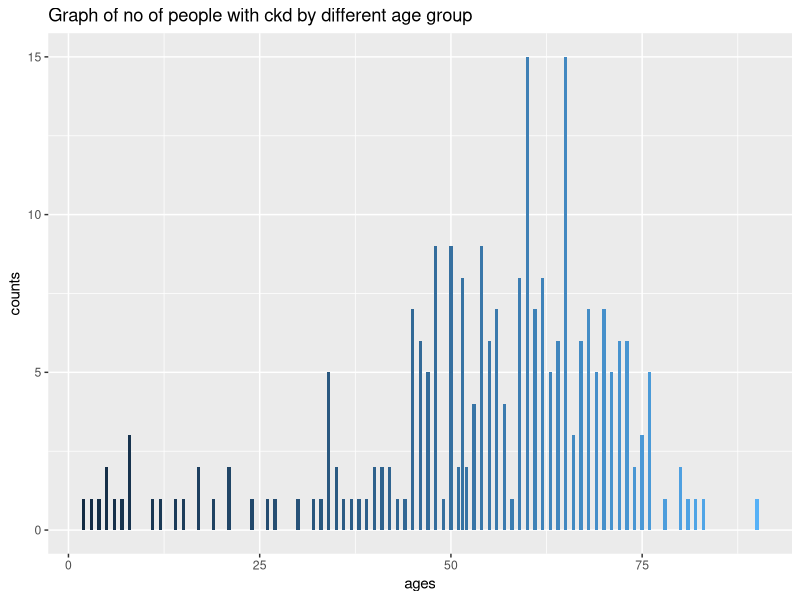
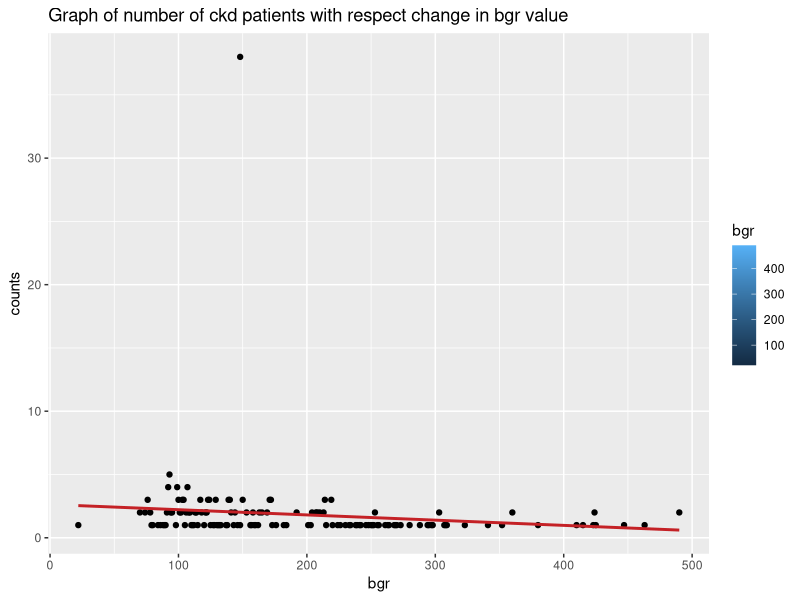
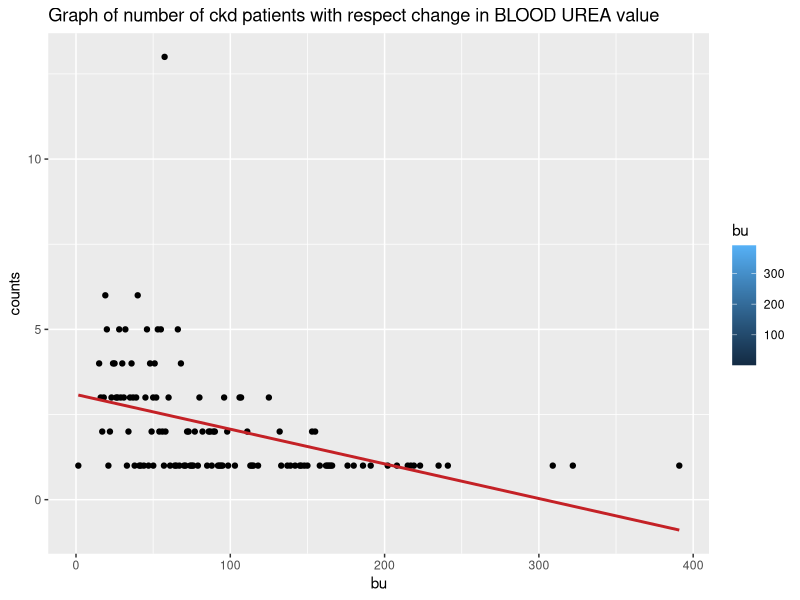

Source code (R) for these figures, in order: (Note: this script raises an error after producing the figures.)
library(magrittr) # needs to be run every time you start R and want to use %>%
library(dplyr)
library(ggplot2)
#to set the working directory
setwd("C:/Users/shrikant padhy/Desktop/ckddataset")

mydata1 <- read.csv("kidney_disease.csv")
mydata2 <- read.csv("ckd_clean.csv")
#mydata1 <- merge(mydata1,mydata2,by=c('age','bp','sg','al','su','rbc','pc','pcc','ba','bgr','bu','sc','sod','pot','hemo','pcv','wc','rc','htn','dm','cad','appet','pe','ane','classification'))
#summary stats for all variables in dataset

summary(mydata1)
temp<- mydata1
test<- mydata1$bp
test
#is.na() will check whether a particular valu is NA OR NOT returns vector of Boolean Value
is.na(test)


#to identify the indices having NA Values we can use which() function
which(is.na(test))

#replacing the NA values with mean value
test[which(is.na(test))]<- 76.47
test
#which(is.na(test))

#we are finding all the index in bp column which contains na values and replacing them with the mean
temp$bp[which(is.na(temp$bp))]<- mean(temp$bp,na.rm = TRUE) #na.rm will actually remove the NA if it encounters it while estimating mean
temp

temp$sg[which(is.na(temp$sg))]<- mean(temp$sg,na.rm = TRUE)
temp$al[which(is.na(temp$al))]<- mean(temp$al,na.rm = TRUE)
temp$bgr[which(is.na(temp$bgr))]<- mean(temp$bgr,na.rm = TRUE)
temp$bu[which(is.na(temp$bu))]<- mean(temp$bu,na.rm = TRUE)
temp$age[which(is.na(temp$age))]<- mean(temp$age,na.rm = TRUE)
temp$pe[which(is.na(temp$pe))]<- 1
#estimate the data frame that will have all the count of  distinct ages(group by)

agesbycountwithckd<- temp %>% filter(classification==1) %>% group_by(age) %>% summarize(n())
#agesbycountwithckd<- agesbycountwithckd.frame(agesbycountwithckd)
agesbycountwithckd<- data.frame(agesbycountwithckd)
agesbycountwithckd
colnames(agesbycountwithckd)

#rename the column 
agesbycountwithckd<- agesbycountwithckd %>% rename(age=age,counts=n..)
colnames(agesbycountwithckd)

#do bar graph plotting in order to understand the hidden correlation between age and ckd patient

ggplot(data = agesbycountwithckd,mapping = aes(x=age,y=counts))+geom_bar(aes(fill=age),stat="identity")+theme(legend.position = "none")+xlab("ages")+ylab("counts")+ggtitle("Graph of no of people with ckd by different age group")

#figure out the correlations between different cause of ckd to the number of ckd affected people

#correlation between b glucose and ckd affected people


bloodglucose<- temp %>%filter(classification==1) %>% group_by(bgr) %>% summarize(n())
bloodglucose<- data.frame(bloodglucose)

bloodglucose<- bloodglucose %>% rename(bgr=bgr,counts=n..)
#par(mar=c(1,1,1,1))
ggplot(bloodglucose,aes(x=bgr,y=counts))+geom_point(aes(fill=bgr))+stat_smooth(method = "lm",col="#C42126",se=FALSE,size=1)+ggtitle("Graph of number of ckd patients with respect change in bgr value")#se=FALSE means dont display standar error,lm:linear regression


#correlation between blood urea and CKD patients


bloodurea<- temp %>%filter(classification==1) %>% group_by(bu) %>% summarize(n())
bloodurea<- data.frame(bloodurea)

bloodurea<- bloodurea %>% rename(bu=bu,counts=n..)
ggplot(bloodurea,aes(x=bu,y=counts))+geom_point(aes(fill=bu))+stat_smooth(method = "lm",col="#C42126",se=FALSE,size=1)+ggtitle("Graph of number of ckd patients with respect change in BLOOD UREA value")#se=FALSE means dont display standar error,lm:linear regression



#now lets find the correlation between anemia and ckd patients

#in anemia column 0 represnts NO means person has no anemia

#kidney produces erythropoetin hormone which helps in the formation of rbc,lack of rbc causes anemia so person with ckd is more likely to have anemia.
anemia<- temp %>%filter(classification==1 && ane==0) %>% group_by(ane) %>% summarize(n())
anemia<- data.frame(anemia)

anemia<- anemia %>% rename(ane=ane,counts=n..)
ggplot(anemia,aes(x=ane,y=counts))+geom_point(aes(fill=ane))+stat_smooth(method = "lm",col="#C42126",se=FALSE,size=1)+ggtitle("Graph of number of ckd patients with respect to anemia")#se=FALSE means dont display standar error,lm:linear regression


# correlation between pedal edema and CKD patients
#pedaledema<- it is caused by excess fluid getting trapped in tissues,its due to damaged kidney

#
pedaledema<- temp %>%filter(classification==1 && pe==1) %>% group_by(pe) %>% summarize(n())
pedaledema<- data.frame(pedaledema)

pedaledema
#ggplot(data = pedaledema,mapping = aes(x=pe,y=counts))+geom_bar(aes(fill=pe),stat="identity")+theme(legend.position = "none")+xlab("pe")+ylab("counts")+ggtitle("Graph of no of people with ckd having pedal edema")



pedaledema<- pedaledema %>% rename(pe=pe,counts=n..)

ggplot(pedaledema,aes(x=pe,y=counts))+geom_point(aes(fill=pe))+stat_smooth(method = "lm",col="#C42126",se=FALSE,size=1)+ggtitle("Graph of number of ckd patients with respect to pedaledema")#se=FALSE means dont display standar error,lm:linear regression



#corelation between diabetes mellitus and ckd patients

diabetesmellitus<- temp %>%filter(classification==1 && dm==0) %>% group_by(dm) %>% summarize(n())
diabetesmellitus<- data.frame(diabetesmellitus)

diabetesmellitus<- diabetesmellitus %>% rename(dm=dm,counts=n..)
ggplot(diabetesmellitus,aes(x=dm,y=counts))+geom_point(aes(fill=dm))+stat_smooth(method = "lm",col="#C42126",se=FALSE,size=1)+ggtitle("Graph of number of ckd patients with diabetes mellitus")#se=FALSE means dont display standar error,lm:linear regression


#correlation between CAD(coronary artery disease and ckd patients)

cdisease<- temp %>%filter(classification==1 && cad==0) %>% group_by(cad) %>% summarize(n())
cdisease<- data.frame(cdisease)

cdisease<- cdisease %>% rename(cad=cad,counts=n..)
ggplot(cdisease,aes(x=cad,y=counts))+geom_point(aes(fill=cad))+stat_smooth(method = "lm",col="#C42126",se=FALSE,size=1)+ggtitle("Graph of number of ckd patients with CAD ")#se=FALSE means dont display standar error,lm:linear regression

#coronary artery disease is the leading cause of mortality in patients with ckd




